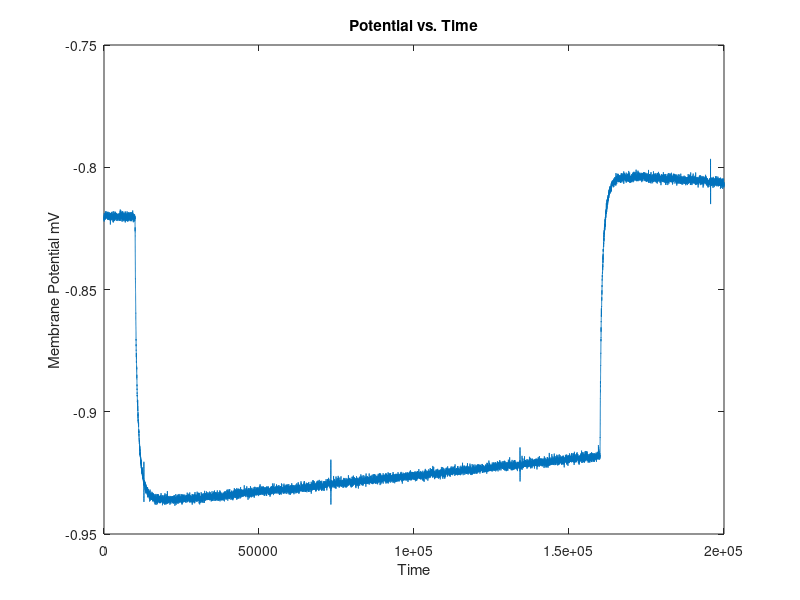

This chart was generated by the following MATLAB code:
clear
fID = fopen('030220Patch2_temp_14_smth.txt','r');
x = 1:199999;
x = x';
sizeA = [1 inf];
formatSpec = '%f';
y = fscanf(fID, formatSpec, sizeA);
y = y';
plot(x, y);
title('Potential vs. Time')
xlabel('Time') 
ylabel('Membrane Potential mV') 
clear fID formatSpec sizeA